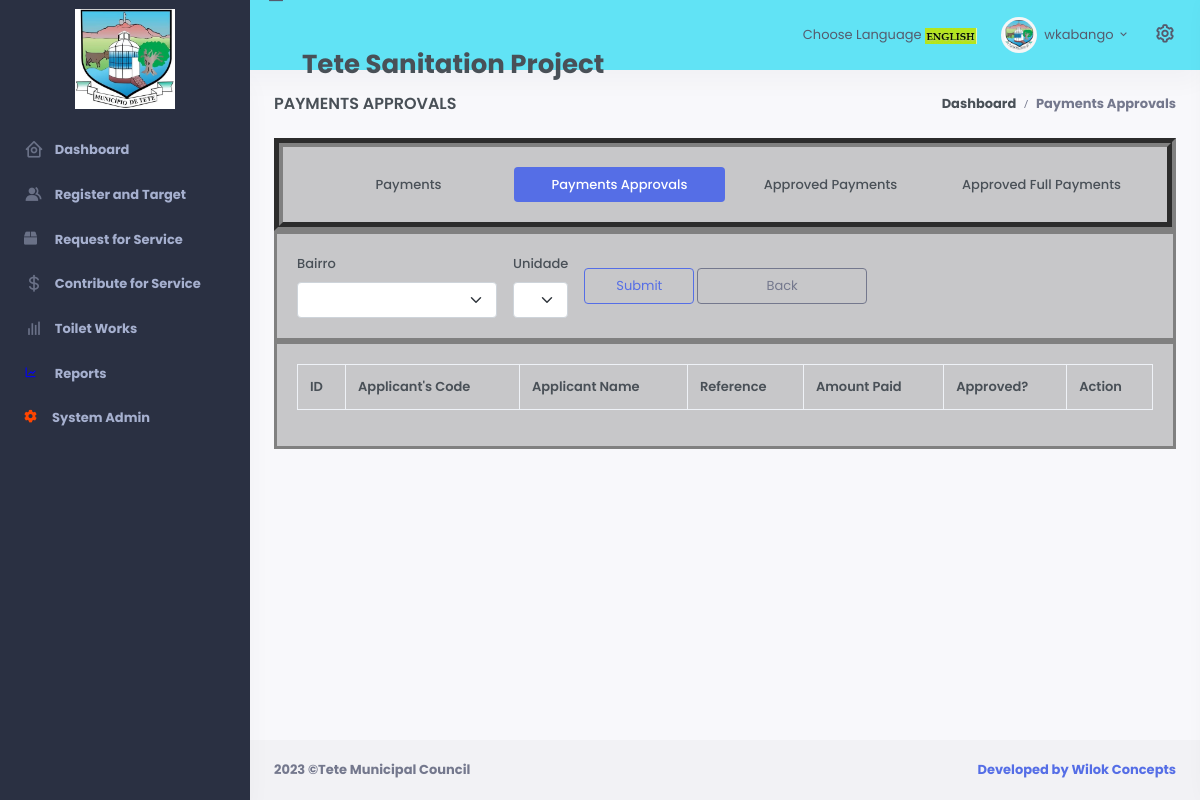
The app's page /contribute_for_service.php (signed in) with its own data.
### tables this page shows
CREATE TABLE `app_parameters` (
  `id` char(2) NOT NULL,
  `pname` varchar(20) DEFAULT NULL,
  `pvalue` varchar(50) DEFAULT NULL,
  PRIMARY KEY (`id`)
);

### contribute_for_service.php (the view, shortened to what the rows shown need)
<?php include 'layouts/head-main.php'; ?>
<head>
    <?php include 'layouts/head-style.php'; ?>
    <link href="assets/libs/datatables.net-bs4/css/dataTables.bootstrap4.min.css" rel="stylesheet" type="text/css" />
    <link href="assets/libs/datatables.net-buttons-bs4/css/buttons.bootstrap4.min.css" rel="stylesheet" type="text/css" />
    <link href="assets/libs/datatables.net-responsive-bs4/css/responsive.bootstrap4.min.css" rel="stylesheet" type="text/css" />
<link rel="stylesheet" href="https://cdn.datatables.net/1.10.22/css/jquery.dataTables.min.css" />
</head>
<?php include 'layouts/body.php'; ?>
<div id="layout-wrapper">
    <?php include 'layouts/menu.php'; ?>
    <div class="main-content">
        <div class="page-content">
            <div class="container-fluid">
                <div class="row">
                    <div class="col-xl-12">
                            <div class="card1">
                                <div class="tab-pane active" id="home-1" role="tabpanel">
                                    <p class="mb-0">
                                        <div class="row">
                                            <div class="col-12">
                                                <div class="card-border">
                                                <div class="card-body">
                                                        <table id="datatable" class="table table-bordered dt-responsive  nowrap w-100">
                                                            <thead>
                                                                <tr>
                                                                    <th><?php echo $language["ID"]?></th>
                                                                    <th><?php echo $language["Applicant_Code"]?></th>
                                                                    <th><?php echo $language["Applicant_Name"]?></th>
                                                                    <th><?php echo $language["Reference"]?></th>
                                                                    <th><?php echo $language["Amount_Paid"]?></th>
                                                                    <th><?php echo $language["Approved"]?>?</th>
                                                                    <th><?php echo $language["Action"]?></th>
                                                                </tr>
                                                            </thead>
                                                        </table>
                                                        </p>
                                                    </div>
                                                </div>
                                            </div>
                                        </div>
                                </div>
                            </div>
                        </div>
                    </div>
        <?php include 'layouts/footer.php'; ?>
</body>
</html>

### layouts/vertical-menu.php (shortened to what the rows shown need)
<header id="page-topbar">
    <div class="navbar-header">
        <div class="d-flex">
            <div class = "row">
                <?php include_once 'layouts/config.php';
                    $result = mysqli_query($link, "SELECT pvalue FROM app_parameters where id = '01'");
                    $row = mysqli_fetch_assoc($result);
                    $pvalue = $row['pvalue'];
                ?>
                <br></br><br></br>
                <span><h2><b><?php echo" "; echo $pvalue;?></h2></span>
            </div>
        </div>
    </div>
</header>

### layouts/footer.php (shortened to what the rows shown need)
<footer class="footer">
    <div class="container-fluid">
        <div class="row">
            <div class="col-sm-6">
            <?php include_once 'layouts/config.php';
                $result = mysqli_query($link, "SELECT pvalue FROM app_parameters where id = '02'");
                $row = mysqli_fetch_assoc($result);
                $pvalue = $row['pvalue'];
            ?>
                <script>document.write(new Date().getFullYear())</script> ©<?php echo $pvalue?>
            </div>
            <div class="col-sm-6">
                <div class="text-sm-end d-none d-sm-block">
                </div>
            </div>
        </div>
    </div>
</footer>

### records on screen
app_parameters: pvalue "Tete Sanitation Project"
app_parameters: pvalue "Tete Municipal Council"

### other values on screen
$language["Select_Language"] "Choose Language"
lcfirst($_SESSION["username"]) "wkabango"
$language["Dashboard"] "Dashboard"
$language["Register_and_Target"] "Register and Target"
$language["Request_for_Service"] "Request for Service"
$language["Contribute_for_Service"] "Contribute for Service"
$language["OSS_Works"] "Toilet Works"
$language["Project_Reports"] "Reports"
$language["System_Admin"] "System Admin"
$language["Payments_Approvals"] "PAYMENTS APPROVALS"
$language["Payments_Approvals"] "Payments Approvals"
$language["Payments"] "Payments"
$language["Approved_Payments"] "Approved Payments"
$language["Approved_Full_Payments"] "Approved Full Payments"
$language["Bairro"] "Bairro"
